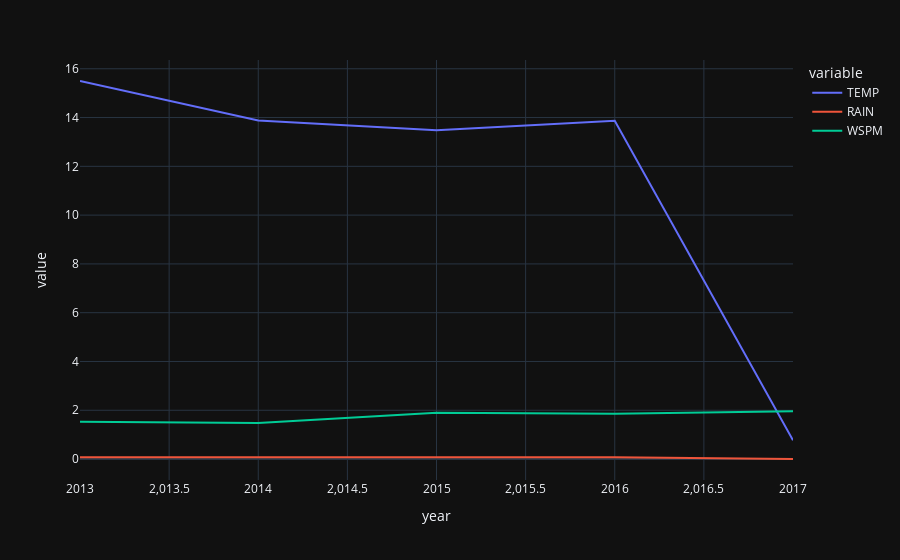

Notebook code cell kept with this figure:
### Code cell
df1_long3=pd.melt(df_1, id_vars=['year'], value_vars=["TEMP", "RAIN", "WSPM"])
fig = px.line(df1_long3, x="year", y="value", color="variable")
fig

### Figure 1 — Plotly figure (JSON) as saved in the notebook; plotly's stock layout.template omitted (floating-point values rounded to 4 significant figures)
{"data": [{"hovertemplate": "variable=TEMP<br>year=%{x}<br>value=%{y}<extra></extra>", "legendgroup": "TEMP", "line": {"color": "#636efa", "dash": "solid"}, "marker": {"symbol": "circle"}, "mode": "lines", "name": "TEMP", "orientation": "v", "showlegend": true, "type": "scatter", "x": [2013, 2014, 2015, 2016, 2017], "xaxis": "x", "y": [15.5, 13.88, 13.48, 13.86, 0.7741], "yaxis": "y"}, {"hovertemplate": "variable=RAIN<br>year=%{x}<br>value=%{y}<extra></extra>", "legendgroup": "RAIN", "line": {"color": "#EF553B", "dash": "solid"}, "marker": {"symbol": "circle"}, "mode": "lines", "name": "RAIN", "orientation": "v", "showlegend": true, "type": "scatter", "x": [2013, 2014, 2015, 2016, 2017], "xaxis": "x", "y": [0.07158, 0.05661, 0.07267, 0.0797, 0.003107], "yaxis": "y"}, {"hovertemplate": "variable=WSPM<br>year=%{x}<br>value=%{y}<extra></extra>", "legendgroup": "WSPM", "line": {"color": "#00cc96", "dash": "solid"}, "marker": {"symbol": "circle"}, "mode": "lines", "name": "WSPM", "orientation": "v", "showlegend": true, "type": "scatter", "x": [2013, 2014, 2015, 2016, 2017], "xaxis": "x", "y": [1.533, 1.477, 1.896, 1.859, 1.957], "yaxis": "y"}], "layout": {"legend": {"title": {"text": "variable"}, "tracegroupgap": 0}, "margin": {"t": 60}, "xaxis": {"anchor": "y", "domain": [0, 1], "title": {"text": "year"}}, "yaxis": {"anchor": "x", "domain": [0, 1], "title": {"text": "value"}}}}
